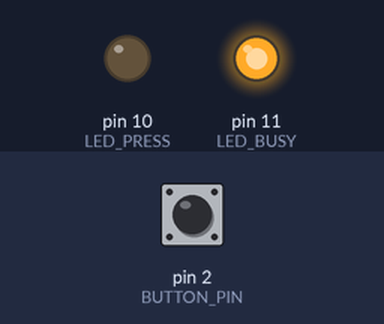
This sketch was run on a simulated Arduino Uno, built with avr-gcc and run on an emulated ATmega328P. Parts: output pins drawn as LEDs (lit = HIGH). The inputs (shaded band) are chosen by the test bench; at power-on: pin 2 (BUTTON_PIN) HIGH. What the sketch prints to the serial monitor is not drawn.

Above: at 1.2 s.
1.3 s: pin 2 (BUTTON_PIN) pulled LOW for 0.15 s
At 3.55 s:
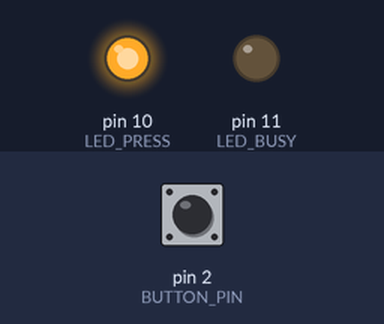
4.4 s: pin 2 (BUTTON_PIN) pulled LOW for 1 s
At 8.1 s:
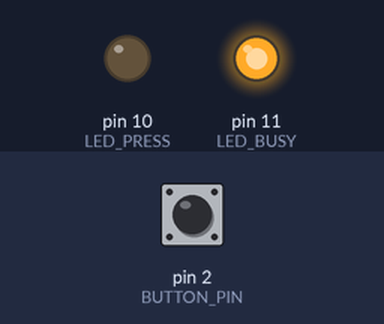
8.4 s: pin 2 (BUTTON_PIN) pulled LOW for 3.2 s
At 14.2 s:
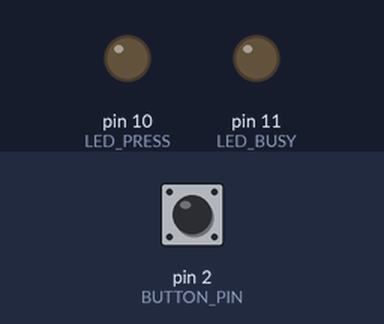
Timing chart, 0 to 19.1 s (numbered marks = the images above; inputs shaded):
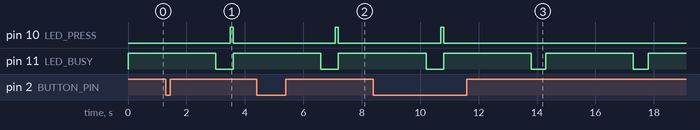

The sketch:

Code02.ino
```cpp
// Lab 10 - Code 02: External Interrupt
// Board: Arduino Uno
// Button MUST be on Pin 2 (INT0) or Pin 3 (INT1)

const int LED_BUSY   = 11;
const int LED_PRESS  = 10;
const int BUTTON_PIN = 2;

volatile int  pressCount    = 0;
volatile bool pressDetected = false;

void buttonISR() {
    pressCount++;
    pressDetected = true;
}

void setup() {
    pinMode(LED_BUSY,   OUTPUT);
    pinMode(LED_PRESS,  OUTPUT);
    pinMode(BUTTON_PIN, INPUT_PULLUP);
    Serial.begin(9600);

    attachInterrupt(digitalPinToInterrupt(BUTTON_PIN), buttonISR, FALLING);

    Serial.println("Interrupt Demo — press button at ANY time.");
}

void loop() {
    digitalWrite(LED_BUSY, HIGH);
    delay(3000);
    digitalWrite(LED_BUSY, LOW);
    delay(500);

    if (pressDetected) {
        pressDetected = false;
        digitalWrite(LED_PRESS, HIGH);
        delay(100);
        digitalWrite(LED_PRESS, LOW);
        Serial.print("Press captured. Total: ");
        Serial.println(pressCount);
    }
}
```

Measured:
- after the input at 1.3 s, pin 10 (LED_PRESS): LOW → HIGH after 2.2 s, → LOW 0.10 s later
- after the input at 4.4 s, pin 10 (LED_PRESS): LOW → HIGH after 2.7 s, → LOW 0.10 s later
- after the input at 8.4 s, pin 10 (LED_PRESS): LOW → HIGH after 2.3 s, → LOW 0.10 s later
- by itself, pin 11 (LED_BUSY): alternates HIGH for 3.0 s and LOW for 0.50 s
